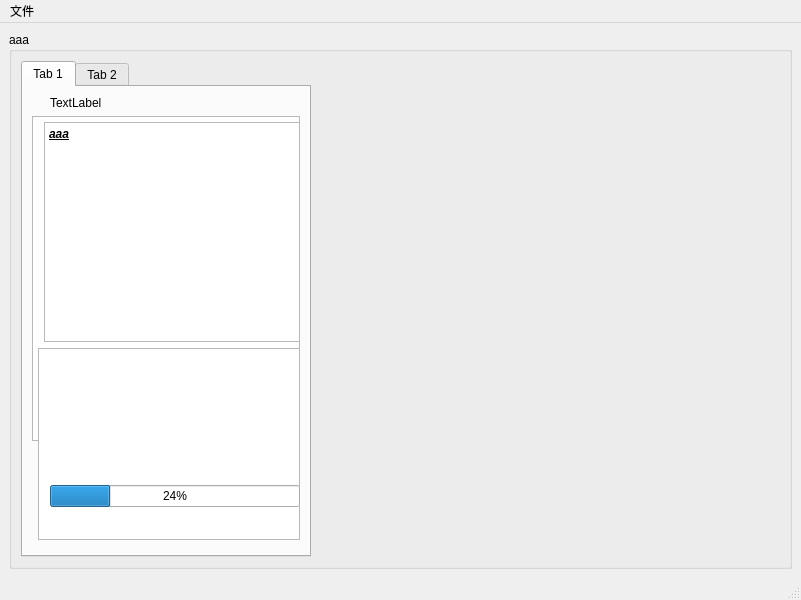
<ui version="4.0" >
 <class>XJudgerMain</class>
 <widget class="QMainWindow" name="XJudgerMain" >
  <property name="geometry" >
   <rect>
    <x>0</x>
    <y>0</y>
    <width>801</width>
    <height>600</height>
   </rect>
  </property>
  <property name="sizePolicy" >
   <sizepolicy vsizetype="Fixed" hsizetype="Fixed" >
    <horstretch>0</horstretch>
    <verstretch>0</verstretch>
   </sizepolicy>
  </property>
  <property name="windowTitle" >
   <string>MainWindow</string>
  </property>
  <property name="windowIcon" >
   <iconset resource="artwork/artwork.qrc" >
    <normaloff>:/Icons/cena.icb</normaloff>
    <normalon>:/Icons/cena.icb</normalon>
    <disabledoff>:/Icons/cena.icb</disabledoff>
    <disabledon>:/Icons/cena.icb</disabledon>
    <activeoff>:/Icons/cena.icb</activeoff>
    <activeon>:/Icons/cena.icb</activeon>
    <selectedoff>:/Icons/cena.icb</selectedoff>
    <selectedon>:/Icons/cena.icb</selectedon>:/Icons/cena.icb</iconset>
  </property>
  <property name="animated" >
   <bool>true</bool>
  </property>
  <widget class="QWidget" name="centralwidget" >
   <layout class="QGridLayout" name="gridLayout" >
    <item row="0" column="0" >
     <widget class="QGroupBox" name="groupBox" >
      <property name="title" >
       <string>aaa</string>
      </property>
      <property name="flat" >
       <bool>false</bool>
      </property>
      <layout class="QFormLayout" name="formLayout" >
       <item row="0" column="0" >
        <widget class="QTabWidget" name="tabWidget" >
         <property name="currentIndex" >
          <number>0</number>
         </property>
         <widget class="QWidget" name="tab" >
          <attribute name="title" >
           <string>Tab 1</string>
          </attribute>
          <layout class="QGridLayout" name="gridLayout_2" >
           <item row="0" column="3" >
            <widget class="QLabel" name="label" >
             <property name="text" >
              <string>TextLabel</string>
             </property>
            </widget>
           </item>
           <item rowspan="3" row="1" column="0" colspan="4" >
            <widget class="QTreeView" name="treeView" />
           </item>
           <item row="2" column="2" colspan="2" >
            <widget class="QPlainTextEdit" name="plainTextEdit" >
             <property name="font" >
              <font>
               <pointsize>9</pointsize>
               <weight>75</weight>
               <italic>true</italic>
               <bold>true</bold>
               <underline>true</underline>
               <strikeout>false</strikeout>
              </font>
             </property>
             <property name="plainText" >
              <string>aaa</string>
             </property>
             <property name="textInteractionFlags" >
              <set>Qt::TextSelectableByMouse</set>
             </property>
            </widget>
           </item>
           <item rowspan="2" row="3" column="1" colspan="3" >
            <widget class="QTextEdit" name="textEdit" />
           </item>
           <item rowspan="2" row="4" column="3" >
            <widget class="QProgressBar" name="progressBar" >
             <property name="value" >
              <number>24</number>
             </property>
            </widget>
           </item>
          </layout>
         </widget>
         <widget class="QWidget" name="tab_2" >
          <attribute name="title" >
           <string>Tab 2</string>
          </attribute>
         </widget>
        </widget>
       </item>
      </layout>
     </widget>
    </item>
   </layout>
  </widget>
  <widget class="QMenuBar" name="menubar" >
   <property name="geometry" >
    <rect>
     <x>0</x>
     <y>0</y>
     <width>801</width>
     <height>25</height>
    </rect>
   </property>
   <widget class="QMenu" name="MainMenuFile" >
    <property name="title" >
     <string>文件</string>
    </property>
    <addaction name="MainActionExit" />
   </widget>
   <addaction name="MainMenuFile" />
  </widget>
  <widget class="QStatusBar" name="statusbar" />
  <action name="MainActionExit" >
   <property name="text" >
    <string>退出</string>
   </property>
  </action>
 </widget>
 <resources>
  <include location="artwork/artwork.qrc" />
 </resources>
 <connections>
  <connection>
   <sender>MainActionExit</sender>
   <signal>triggered()</signal>
   <receiver>XJudgerMain</receiver>
   <slot>close()</slot>
   <hints>
    <hint type="sourcelabel" >
     <x>-1</x>
     <y>-1</y>
    </hint>
    <hint type="destinationlabel" >
     <x>399</x>
     <y>299</y>
    </hint>
   </hints>
  </connection>
 </connections>
</ui>
